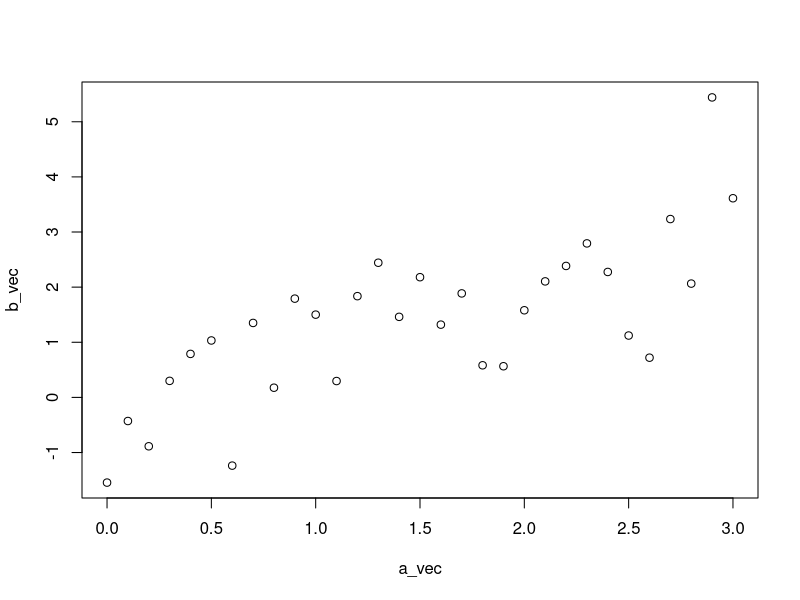
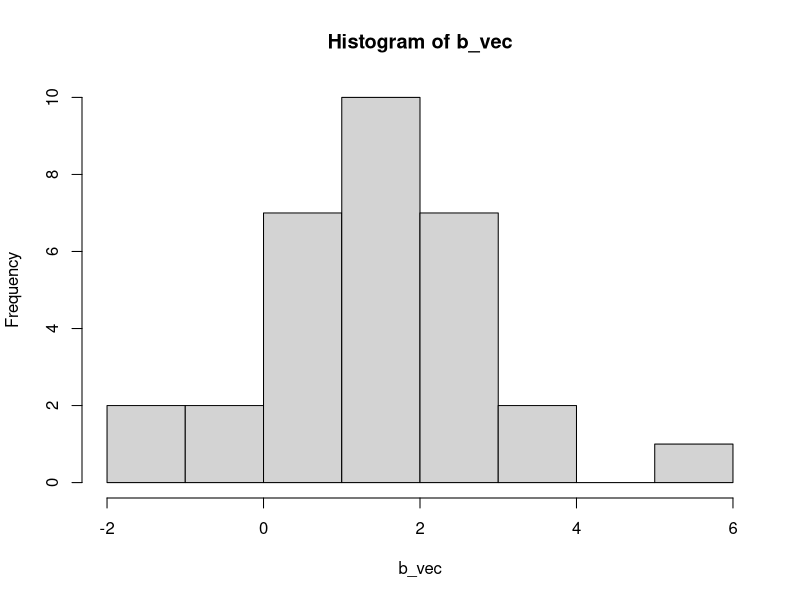
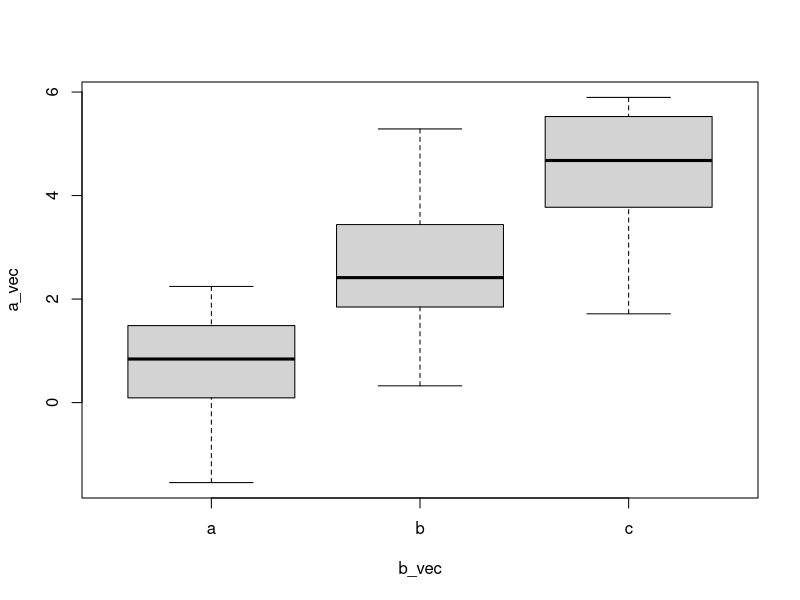

These charts were generated, in order, by the following R code: (Note: this script raises an error after producing the figures.)
####################################
# Lab 03
####################################

##### 1. Plotting

### 1.1 
rm(list=ls());
set.seed(2015);
# Recap: plot()
a_vec = seq(from=0, to=3, by=0.1);
b_vec = a_vec + rnorm(length(a_vec));
plot(b_vec~a_vec);

### 1.2
# Recap: hist()
# continued from the previous example...
hist(b_vec);

### 1.3
# Recap: boxplot();
rm(list=ls());
set.seed(2015);
# 3 groups of data, each group contains 20 random numbers
groupsize = 20; ngroup = 3;
a_vec = rnorm(ngroup*groupsize); a_vec = a_vec + seq(from=0, to=5, length.out=length(a_vec));
b_vec = as.factor( rep(letters[1:ngroup], rep(groupsize, ngroup)) );
# side-by-side group-wise boxplots
test_data_frame = data.frame(a_vec, b_vec);
boxplot( with(test_data_frame, a_vec ~ b_vec) );



### 2.1
# par(mfrow=...)
# Open a new screen.
x11(); # Not applicable under commandline
# Split screen
par(mfrow = c(2, 1));
# Plot 1
plot(rnorm(1000));
# Plot 2
qqnorm(runif(1000));
#
# When we're done...
dev.off();

### 2.2
# layout(splitmatrix)
x11();
# Prepare the split matrix
SplitMat = array(0, c(5, 5));
SplitMat[1:3, 1:3] = 1;
SplitMat[4:5, 1:3] = 2; SplitMat[1:3, 4:5] = 3;
SplitMat[4:5, 4:5] = 4;
# Split the screen
layout(SplitMat, 2, 2);
layout.show(4); # just to confirm, not required
# Plots
set.seed(2015);
plot(rnorm(1000));
qqnorm(runif(1000));
qqnorm(rt(1000, df=3));
hist(rnorm(1000));
#
# When we're done:
dev.off(); # or click to close the window



### 3.1
# Prepare an integer multiply chart within 100
x_mat = (1:10) %*% t(rep(1, 10));
y_mat = t(x_mat);
z_mat = x_mat*y_mat;
# Contour plot
contour(z_mat);

### 3.2
# Continuing the last example
require(lattice);
print(levelplot(z_mat));

### 3.3
# Continuing the last example
image(z_mat);

### 4.1
# Illustrate the update track of one light bulb
# Prepare data
set.seed(20151001);
p = 0.10; q = 0.05;
nround = 50;
UpdateTrack = integer(nround);
UpdateTrack[1] = 1;
for(i in 2:nround){
  if(UpdateTrack[i-1]==0){
    UpdateTrack[i] = rbinom(1, 1, p);
  } else{
    UpdateTrack[i] = rbinom(1, 1, 1-q);
  }
}
# Plot
plot(UpdateTrack,
    type='o', lty=3, pch=25, col='blue',
    xlim=c(-1, 52), ylim=c(-0.2, 1.3),
    main=paste('Light bulb status update within ', nround, ' rounds', sep=''), sub='An on-off process illustration', xlab='Index', ylab='Status',
    cex.lab=1.5, cex.main=1.25, cex.sub=1.25, col.lab='darkgreen',
    axes=FALSE, # to be specified later
    )
axis(1, at=c(1, 25, 50), cex.axis=1.5);
axis(2, at=c(0, 1), cex.axis=1.5);
box();



### 5.1
# Continuing the last example
Points_x = c(13,15,17,30,31,39);
Points_y = c(0.3, 0.4, 0.5, 0.6, 0.7, 0.8);
points(Points_x, Points_y, type='o', col='magenta');

### 5.2
# Continuing the last example
abline(0.2, 0.5/nround, lty=2, col='red');

### 5.3
# Continuing the last example
legend('topright', c('LightBulb 1'), lty=3, pch=25, col=c('blue'));



##### EXERCISES
# 1
# Run the following preparatory code
x_mat = (1:10) %*% t(rep(1, 10));
y_mat = t(x_mat);
z_mat = x_mat*y_mat;
# Question 1: draw a contour plot, in which axes do not display.

# 2
# Run the following preparatory code
# Fancied yearly income of three households in a small neighborhood of rich people in million dollars
Curve_A = c(0.30, 0.50, 0.70, 0.80, 0.90);
Curve_B = c(0.25, 0.45, 0.65, 0.75, 0.75);
Curve_C = c(0.35, 0.40, 0.60, 0.90, 1.00);
Year    = c(1970, 1980, 1990, 2000, 2010);
Curves  = cbind(Curve_A, Curve_B, Curve_C);
# Now I draw a raw plot containing multiple curves as follows
matplot(x=Year, y=Curves, type='b');
# Question 2: refine or modify the plot in the following perspectives:
# a. Use symbolic markers for three curves rather than the current '1', '2' and '3'.
# b. Unify the line types of all three curves to solid lines.
# c. Change the colors Curves A, B and C to purple, cyan and blue respectively.
# d. Add a legend at the top-left corner, which should present correct curve names, line types and line colors.

# 3
# We shall use the airquality data. You can run
?airquality
# To check its background, and to see which variables are available, run
names(airquality)
# Here, to simplify the exercise, remove all rows with missing values(should be careful if in real world data analysis!)
# Question 3.1: Remove all rows with missing values and store the result in `airquality.cleaned'
# Question 3.2: Then draw a side-by-side boxplot to obtain a very rough summary of ozone levels in different months. Add axes and main title using title(). You can do:
# first, plot(...) or boxplot(...) or ...
# then, title(...), to add title and axis labels
?title # check the documentation of title()
# Question 3.3: Compute the mean levels of Ozone, Solar.R, Wind and Temp in each month. You can write a for-loop here. Then plot each of them respectively versus time(month, from May to September), thus generating four plots. Set type='o' and write main titles. No need to further refine these plots. Put them in one single figure by splitting the screen. Practice saving your plots to a pdf file by coding(do not right-click-and-save).
# These commands may come handy
?dim
?unique



##### 2. LLNo's and CLT

### 2.1
### Illustrations of SLLNo's and WLLNo's
set.seed(2015);
nsamples = 250; samplesize = 20000;
# Generate data
BigRVMatrix = matrix(runif(nsamples*samplesize, min=-1, max=1), c(nsamples, samplesize));
# Compute sample means at different sample sizes
samplesizevector = seq(from=nsamples, to=samplesize, by=nsamples);
SampleMeans = array(0, c(nsamples, length(samplesizevector)));
for(i in 1:length(samplesizevector)){
  SampleMeans[, i] = apply(BigRVMatrix[, 1:samplesizevector[i]], 1, mean);
}
# SLLNo's
matplot(x=samplesizevector, y=t(SampleMeans), type='l', lty=1, col=1);
# WLLNo's
WLLN = function(SampleMeans, epsilon){
  Deviations = abs(SampleMeans);
  largedeviationproportion = as.vector( apply(Deviations, 2, function(y) mean(y>epsilon) ) );
  return(largedeviationproportion);
}
plot(x=samplesizevector, y=WLLN(SampleMeans, 0.005), type='o');



### 2.2
### Illustration of CLT
# For completeness here we copy part of the code from ### 2.1
set.seed(2015);
nsamples = 500; samplesize = 20000;
samplesizevector = c( round(0.03*samplesize), round(0.1*samplesize), round(0.3*samplesize), samplesize );

# Generate data: Unif(0,1) distribution
BigRVMatrix_unif = matrix(runif(nsamples*samplesize, min=-1, max=1), c(nsamples, samplesize));
#BigRVMatrix_unif = sign(BigRVMatrix_unif) * sqrt(sqrt(abs(BigRVMatrix_unif)));
# Compute sample means at different sample sizes
SampleMeans_unif = array(0, c(nsamples, length(samplesizevector)));
for(i in 1:length(samplesizevector)){
  SampleMeans_unif[, i] = sqrt(samplesizevector[i])*sqrt(12)*apply(BigRVMatrix_unif[, 1:samplesizevector[i]], 1, mean);
}

# Generate data: N(0,1) distribution
BigRVMatrix_normal = matrix(rnorm(nsamples*samplesize), c(nsamples, samplesize));
# Compute sample means at different sample sizes
SampleMeans_normal = array(0, c(nsamples, length(samplesizevector)));
for(i in 1:length(samplesizevector)){
  SampleMeans_normal[, i] = sqrt(samplesizevector[i])*apply(BigRVMatrix_normal[, 1:samplesizevector[i]], 1, mean);
}

# CLT for both
pdf('CLT.pdf');
# page 1
par(mfrow=c(2, 2));
hist(SampleMeans_unif[, 1], xlim=c(-5, 5));
hist(SampleMeans_unif[, 2], xlim=c(-5, 5));
hist(SampleMeans_normal[, 1], xlim=c(-5, 5));
hist(SampleMeans_normal[, 2], xlim=c(-5, 5));
# page 2
par(mfrow=c(2, 2));
hist(SampleMeans_unif[, 3], xlim=c(-5, 5));
hist(SampleMeans_unif[, 4], xlim=c(-5, 5));
hist(SampleMeans_normal[, 3], xlim=c(-5, 5));
hist(SampleMeans_normal[, 4], xlim=c(-5, 5));
dev.off();

